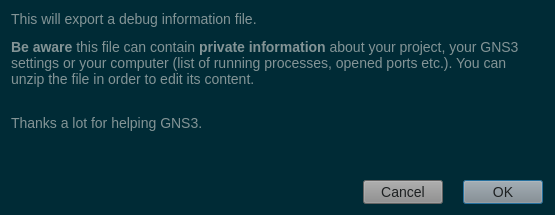
<?xml version="1.0" encoding="UTF-8"?>
<ui version="4.0">
 <class>ExportDebugDialog</class>
 <widget class="QDialog" name="ExportDebugDialog">
  <property name="windowModality">
   <enum>Qt::WindowModal</enum>
  </property>
  <property name="geometry">
   <rect>
    <x>0</x>
    <y>0</y>
    <width>555</width>
    <height>215</height>
   </rect>
  </property>
  <property name="windowTitle">
   <string>Export debug information</string>
  </property>
  <property name="styleSheet">
   <string notr="true">QWidget{
	background-color: #002b36;
}
QMenuBar::item{
	background-color: #002b36;
}
QDockWidget::title{
	background: #073642;
	padding-left: 5px;
}
QDockWidget, QMenuBar{
    color: #839496;
    font: bold 14px;
}
QTextEdit, QPlainTextEdit, QLineEdit, QSpinBox, QComboBox {
  background-color: #073642;
  font: 13px;
  color: #839496;
}
QTextEdit#uiConsoleTextEdit {
  background-color: #002b36;
  color: #839496;
  font: 13px;
}
QTabWidget {
	font: 14px;
	border-top: 2px;
}
QTabBar::tab {
    background: #073642;
    color: #839496;
    min-width: 8ex;
    padding: 2px;
	border-top-right-radius: 6px;
	border-top-left-radius: 6px;
}
QTabBar::tab:selected {
    background: #8a8a8a;
	color: #1d2021;
}
QGroupBox {
    color: #808080;
    font: 14px;
    padding: 15px;
    border-style: none;
}
QMainWindow::separator {
	background: #073642;
	width: 1px;
	height: 1px;
}
QComboBox {
	selection-background-color: #d75f00;
	selection-color: #1c1c1c;
}

QToolBar{
	background: #073642;
	border: 0px;
}
QPushButton {
	background-color: #8a8a8a;
    color: #1d2021;
	font: 14px;
}
QToolButton {
	background-color: #8a8a8a;
    color: #1d2021;
	font: 14px;
}
QTreeWidget, QListWidget {
	background-color: #002b36;
	color: #839496;
    alternate-background-color: #073642;
	font: 14px;
}
QTreeWidget#uiTreeWidget {
	background-color: #073642;
	color: #839496;
	font: bold 16px;
}
QTreeWidget::item:selected, QTreeWidget::item:hover, QMenu::item:selected,QToolButton::hover,QPushButton::hover,QTabBar::tab:hover {
	background-color: #d75f00;
	color: #1c1c1c;
}
QMenu {
	background-color: #002b36;
    color: #839496;
}
QLabel {
	color: #839496;
	font: 14px;
}
QLabel#uiTitleLabel {
	color: #839496;
	font: bold 16px;
}

QAbstractScrollArea::corner {
    background: #002b36;
}
QScrollBar::handle:horizontal {
    background: #073642;
    min-width: 20px;
}
QScrollBar::handle:vertical {
    background: #073642;
    min-width: 20px;
}
QScrollBar:vertical {
    width: 6px;
}
QScrollBar:horizontal {
    height: 6px;
}
QScrollBar::up-arrow:vertical, QScrollBar::down-arrow:vertical, QScrollBar::down-arrow:horizontal, QScrollBar::up-arrow:horizontal { 
	border: 0px;
    height: 0px; 
    width: 0px; 
}
         
QScrollBar::add-page:horizontal, QScrollBar::sub-page:horizontal, QScrollBar::add-page:vertical, QScrollBar::sub-page:vertical {
  background: none
}
QStatusBar {
	background-color: #073642;
	color: #839496;
}

QRadioButton, QCheckBox {
  color: #839496;
}
QRadioButton::disabled, QCheckBox::disabled {
  color: gray;
}


</string>
  </property>
  <property name="modal">
   <bool>true</bool>
  </property>
  <layout class="QVBoxLayout" name="verticalLayout">
   <property name="rightMargin">
    <number>12</number>
   </property>
   <item>
    <widget class="QLabel" name="label">
     <property name="text">
      <string>&lt;html&gt;&lt;head/&gt;&lt;body&gt;&lt;p&gt;This will export a debug information file.&lt;/p&gt;&lt;p&gt;&lt;span style=&quot; font-weight:600;&quot;&gt;Be aware&lt;/span&gt; this file can contain &lt;span style=&quot; font-weight:600;&quot;&gt;private information&lt;/span&gt; about your project, your GNS3 settings or your computer (list of running processes, opened ports etc.). You can unzip the file in order to edit its content.&lt;/p&gt;&lt;p&gt;&lt;br/&gt;Thanks a lot for helping GNS3.&lt;/p&gt;&lt;/body&gt;&lt;/html&gt;</string>
     </property>
     <property name="textFormat">
      <enum>Qt::RichText</enum>
     </property>
     <property name="scaledContents">
      <bool>false</bool>
     </property>
     <property name="alignment">
      <set>Qt::AlignLeading|Qt::AlignLeft|Qt::AlignTop</set>
     </property>
     <property name="wordWrap">
      <bool>true</bool>
     </property>
    </widget>
   </item>
   <item>
    <layout class="QHBoxLayout" name="horizontalLayout">
     <property name="spacing">
      <number>20</number>
     </property>
     <item>
      <spacer name="horizontalSpacer">
       <property name="orientation">
        <enum>Qt::Horizontal</enum>
       </property>
       <property name="sizeHint" stdset="0">
        <size>
         <width>40</width>
         <height>20</height>
        </size>
       </property>
      </spacer>
     </item>
     <item>
      <widget class="QPushButton" name="uiCancelButton">
       <property name="sizePolicy">
        <sizepolicy hsizetype="Fixed" vsizetype="Fixed">
         <horstretch>0</horstretch>
         <verstretch>0</verstretch>
        </sizepolicy>
       </property>
       <property name="text">
        <string>Cancel</string>
       </property>
      </widget>
     </item>
     <item>
      <widget class="QDialogButtonBox" name="uiOkButton">
       <property name="sizePolicy">
        <sizepolicy hsizetype="Fixed" vsizetype="Fixed">
         <horstretch>0</horstretch>
         <verstretch>0</verstretch>
        </sizepolicy>
       </property>
       <property name="orientation">
        <enum>Qt::Horizontal</enum>
       </property>
       <property name="standardButtons">
        <set>QDialogButtonBox::Ok</set>
       </property>
      </widget>
     </item>
    </layout>
   </item>
  </layout>
  <zorder>label</zorder>
  <zorder></zorder>
 </widget>
 <resources>
  <include location="../../resources/resources.qrc"/>
 </resources>
 <connections>
  <connection>
   <sender>uiCancelButton</sender>
   <signal>clicked()</signal>
   <receiver>ExportDebugDialog</receiver>
   <slot>reject()</slot>
   <hints>
    <hint type="sourcelabel">
     <x>347</x>
     <y>184</y>
    </hint>
    <hint type="destinationlabel">
     <x>286</x>
     <y>274</y>
    </hint>
   </hints>
  </connection>
 </connections>
</ui>
